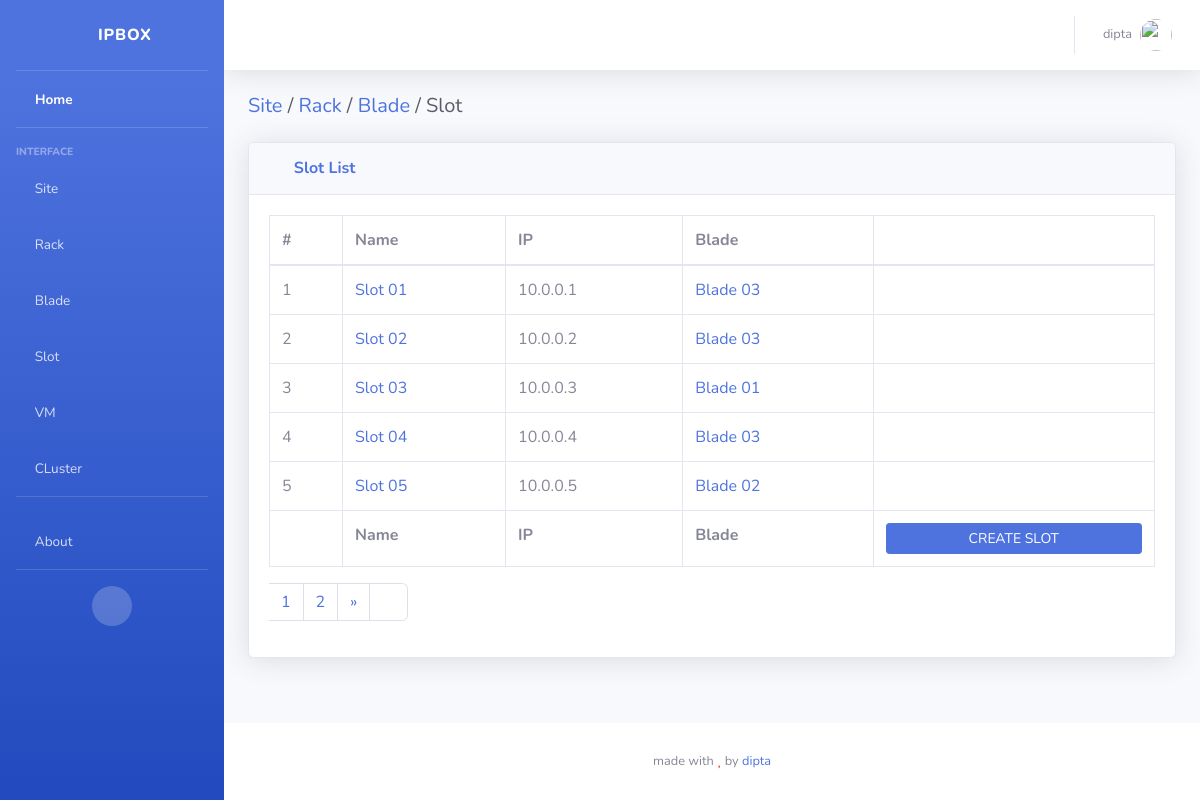
Before: /slots/ (signed in) with the older database file.
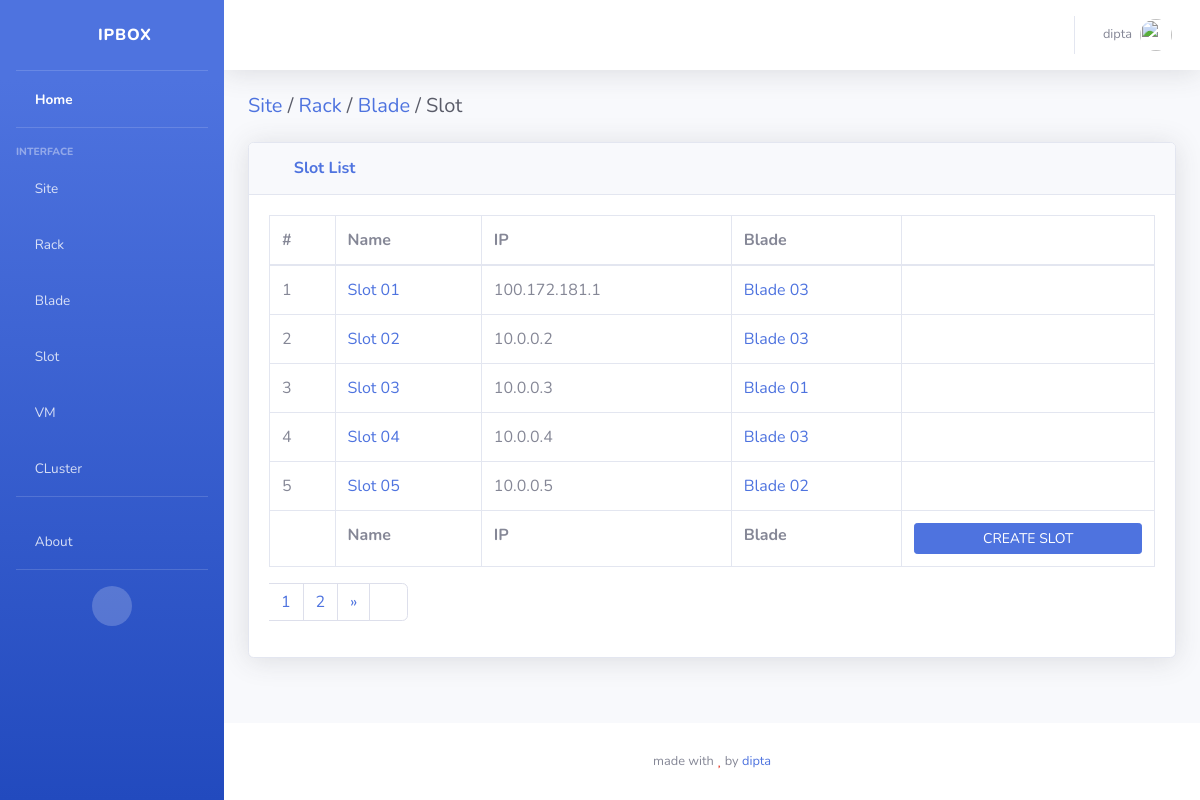
After: the same page with the newer database file.
### slotapp/models.py (models this page shows, shortened)
class Slot(models.Model):
  name    = models.CharField(max_length=128)
  ip      = models.GenericIPAddressField()
  blade   = models.ForeignKey(Blade, related_name="slots", on_delete=models.CASCADE)
  class Meta:
    verbose_name_plural = "Slots"

### bladeapp/models.py (models this page shows, shortened)
class Blade(models.Model):
  name    = models.CharField(max_length=128)
  ip      = models.GenericIPAddressField()
  rack    = models.ForeignKey(Rack, related_name="blades", on_delete=models.CASCADE)
  class Meta:
    verbose_name_plural = "Blades"

### slotapp/views.py (the view)
# urls.py: path('', views.slotList, name="slots"),
def slotList(request):
  dataPerPage = 5
  pageNum = request.GET.get('page', 1)
  slots = Slot.objects.all()
  p = Paginator(slots, dataPerPage)
  page_obj = p.page(pageNum)
  context = {
    'page_obj': page_obj,
    'generalUser': generalUser(request.user),
    'adminUser': adminUser(request.user)
  }
  return render(request, 'slotapp/slots.html', context)

### accounts/views.py (called while the page is built)
def generalUser(user):
    res = False
    try:
        if user is None:
            raise ValueError('User Not Found!')
        if not user.is_active:
            raise ValueError('User Not Active!')
        if user.is_authenticated:
            res = True
    except Exception as err:
        pass
    return res

def adminUser(user):
    res = False
    try:
        if generalUser(user):
            if user.is_superuser or user.is_staff:
                res = True
    except Exception as err:
        pass
    return res

### slotapp/templates/slotapp/slots.html (shortened to what this page needs)
{% extends 'sbadmin/base.html' %}{% load static %} {% block content %}
<div class="d-sm-flex align-items-center justify-content-between mb-4">
  <h1 class="h5 mb-0 text-gray-800">
    <a href="{% url 'siteapp:sites' %}">Site<a/> /
    <a href="{% url 'rackapp:racks' %}">Rack<a/> /
    <a href="{% url 'bladeapp:blades' %}">Blade<a/> / Slot
  </h1>
</div>
<div class="card shadow mb-4">
  <div class="card-header py-3">
    <h6 class="m-0 font-weight-bold text-primary"><i class="fas fa-table mr-2"></i> Slot List</h6>
  </div>
  <div class="card-body">
    <div class="table-responsive">
      <table
        class="table table-bordered"
        id="dataTable"
        width="100%"
        cellspacing="0"
      >
        <thead>
          <tr>
            <th>#</th>
            <th>Name</th>
            <th>IP</th>
            <th>Blade</th>
            <th></th>
          </tr>
        </thead>
        <tfoot>
          <tr>
            <th></th>
            <th>Name</th>
            <th>IP</th>
            <th>Blade</th>
            <th>
              {% if adminUser %}
                <a href="{% url 'slotapp:slot_create' %}"
                  class="btn btn-primary btn-sm btn-block">CREATE SLOT</a>
              {% else %}
                <div class="btn btn-primary btn-sm btn-block disabled customNotAllowed">CREATE SLOT</div>
							{% endif %}
            </th>
          </tr>
        </tfoot>
        <tbody>
          {% for slot in page_obj %}
          <tr>
            <td>{{ forloop.counter }}</td>
            <td>
              <a href="{% url 'slotapp:slot_query' slot.id %}"
                class="text-primary">
                {{ slot.name }}
              </a>
            </td>
            <td>{{ slot.ip }}</td>
            <td>
              <a href="{% url 'bladeapp:blade_query' slot.blade.id %}"
                class="text-primary">
                {{ slot.blade.name }}
              </a>
            </td>
            <td class="text-center">
              {% if adminUser %}
                <a href="{% url 'slotapp:slot_update' slot.id %}"
                  class="text-info mr-4" title="edit">
                  <i class="fas fa-edit"></i>
                </a>
                <a href="#" class="text-danger ml-4" title="delete">
                  <i class="fas fa-trash-alt"></i>
                </a>
              {% endif %}
            </td>
          </tr>
          {% endfor %}
        </tbody>
      </table>
      {% include 'core/pagination.html' %}
    </div>
  </div>
</div>
{% endblock content %}

Changed rows visible on the page:
changed Slot "Slot 01": ip "10.0.0.1" → "100.172.181.1"
